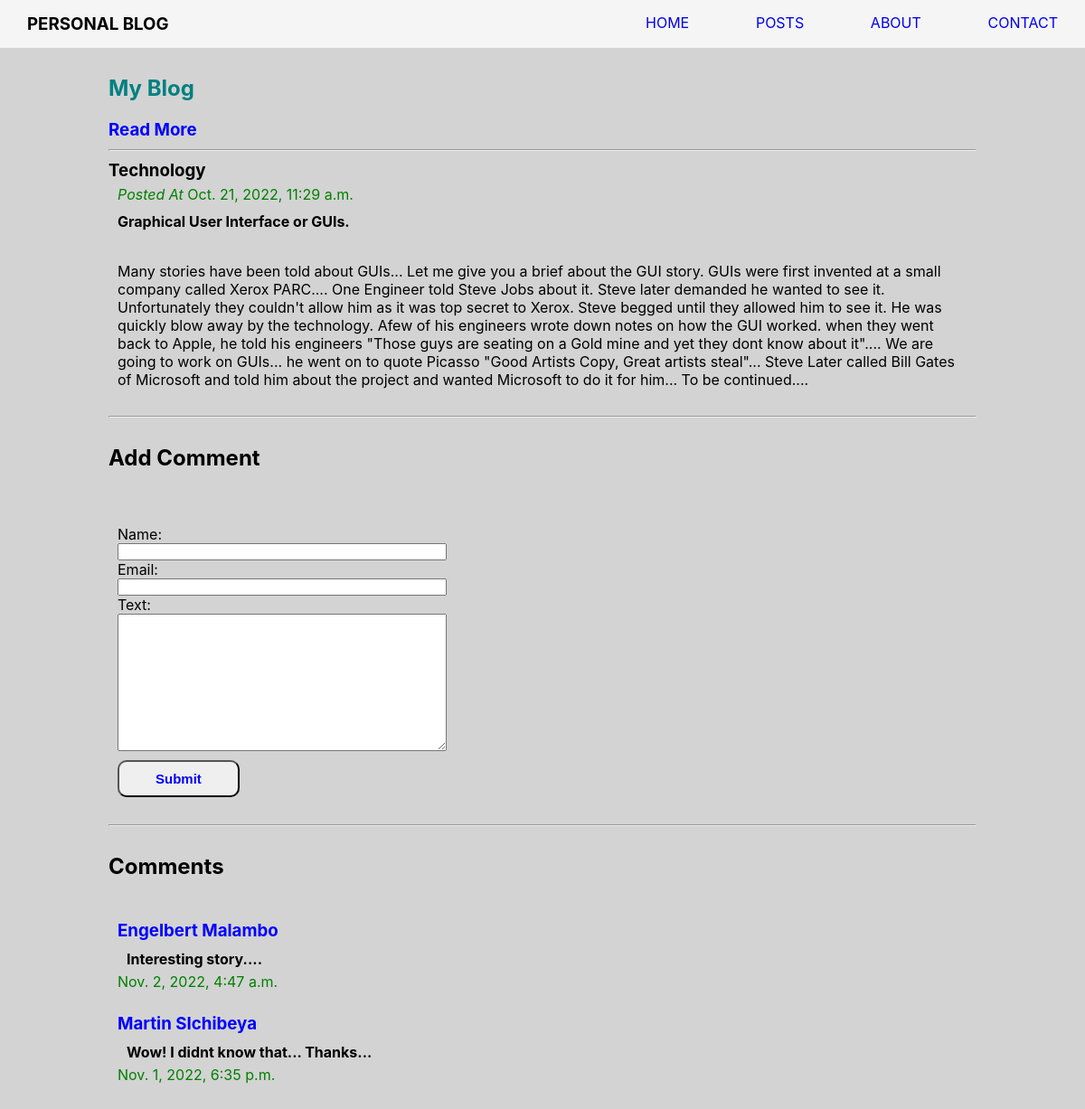
The page /blog/post-2/ on the database its author committed.
### blog/models.py (models this page shows, shortened)
class Mypost(models.Model):
    title = models.CharField(max_length=255)
    slug = models.SlugField()
    intro = models.TextField()
    body = models.TextField()
    my_date = models.DateTimeField(auto_now_add=True)
    class Meta:
        ordering = ["-my_date"]

class Comment(models.Model):
    post = models.ForeignKey(
        Mypost, related_name='comments', on_delete=models.CASCADE)
    name = models.CharField(max_length=255)
    email = models.EmailField()
    text = models.TextField()
    my_date = models.DateTimeField(auto_now_add=True)
    class Meta:
        ordering = ["-my_date"]

### blog/views.py (the view)
# urls.py: path('<slug:slug>/', views.main, name='main')
def main(request, slug):
    form = CommentForm()
    post = Mypost.objects.get(slug=slug)
    comment = Comment.objects.all()
    if request.method == "POST":
        form = CommentForm(request.POST)
        if form.is_valid():
            comment = form.save(commit=False)
            comment.post = post
            comment.save()
            return redirect('main', slug=post.slug)
    else:
        form = CommentForm()
    context = {'form': form, 'post': post, 'comment': comment}
    return render(request, "main.html", context)

### blog/templates/forms.py
class CommentForm(ModelForm):
    class Meta:
        model = Comment
        fields = ["name", "email", "text"]

### blog/templates/main.html (shortened to what this page needs)
<!DOCTYPE html>
<html lang="en">
<head>
    {% load static %}
    <link rel="stylesheet" href ="{% static 'main.css' %}">
</head>
<body>
    <div class="details-cover">
        <ul class="navbar">
            <div class="navbar-left">
            <li><h3>PERSONAL BLOG</h3></li>
            </div>
            <div class="navbar-right">
            <li><a href="{% url 'home' %}">HOME</a></li>
            <li><a href="{% url 'mypost' %}">POSTS</a></li>
            <li><a href="{% url 'about' %}">ABOUT</a></li>
            <li><a href="{% url 'contact' %}">CONTACT</a></li>
            </div>
            </ul>
            <div class="container">
    <h2 class="title">My Blog</h2>
    <h3 class="subtitle">Read More</h3>
    <hr>
    <ul class="main">
        {% block content %}
            <div class="main-ul">
            <li id="title"><h3>{{ post.title}}</h3></li>
            <li id="date"><i>Posted At</i> {{ post.my_date}}</li>
            <li id="intro"><h4>{{ post.intro}}</h4></li>
            <li id="body">{{ post.body}}</li>
            <hr>
            <h2 class="comment-title">Add Comment</h2>
            <form method="post", action="", class="form">
                {{form}}
                <div class="btn">
                    <button id="btn">Submit</button>
                </div>
            </form>
            <hr>
            <h2 class="comment-subtitle">Comments</h2>
            {% for comment in post.comments.all %}
            <div class="comment-cover">
            <li id="comment-name"><h3>{{ comment.name}}</h3></li>
            <li id="comment-text"><h4>{{ comment.text}}</h4></li>
            <li id="comment-date"> {{ comment.my_date}}</li>
            </div>
            {% empty %}
            <h3>No Comments Yet.</h3>
            {% endfor %}
            </div>
        {% endblock %}
    </ul>
    </div>
    </div>
</body>
</html>

### blog/static/main.css (style rules this page uses)
* { margin: 0; padding: 0; box-sizing: border-box; }
body { background: lightgray; font-family: -apple-system, BlinkMacSystemFont, "Segoe UI", "Roboto", "Oxygen", "Ubuntu", "Cantarell", "Fira Sans", "Droid Sans", "Helvetica Neue"; }
ul li { list-style-type: none; }
a:link { text-decoration: none; }
.navbar { position: sticky; top: 0; display: flex; justify-content: space-between; width: 100%; padding: 15px 30px; background-color: whitesmoke; }
.navbar-left { width: 30%; }
.navbar-right { width: 40%; display: flex; justify-content: space-between; }
.container { width: 80%; margin: 30px 10%; }
.title { padding-bottom: 20px; color: teal; }
.subtitle { padding-bottom: 10px; color: blue; }
#title { padding-top: 10px; }
#intro, #date { padding: 5px 10px; }
#date { color: green; }
#body { padding: 30px 10px; }
.comment-title, .comment-subtitle { padding: 30px 0px; }
.form { display: flex; flex-direction: column; width: 40%; padding: 30px 10px; }
.comment-cover { padding: 10px; }
#comment-name { padding: 5px 0px 10px; color: blue; }
#comment-text { padding: 0px 10px 5px; }
#comment-date { color:green; }
#btn { padding: 10px 40px; margin-top: 10px; color: blue; font-weight: bold; font-size: 15px; border-radius: 10px; }

### rows shown on the page
Mypost: title "Technology", my_date "Oct. 21, 2022, 11:29 a.m.", intro "Graphical User Interface or GUIs.", body "Many stories have been told about GUIs... Let me give you a brief about the GUI story. GUIs were first invented at a small company called Xerox PARC.... One Engineer told Steve Jobs about it. Steve later demanded he wanted to see it. Unfortunately they couldn't allow him as it was top secret to Xerox. Steve begged until they allowed him to see it. He was quickly blow away by the technology. Afew of his engineers wrote down notes on how the GUI worked. when they went back to Apple, he told his engineers \"Those guys are seating on a Gold mine and yet they dont know about it\".... We are going to work on GUIs... he went on to quote Picasso \"Good Artists Copy, Great artists steal\"... Steve Later…"
Comment: name "Engelbert Malambo", text "Interesting story....", my_date "Nov. 2, 2022, 4:47 a.m."
Comment: name "Martin SIchibeya", text "Wow! I didnt know that... Thanks...", my_date "Nov. 1, 2022, 6:35 p.m."
